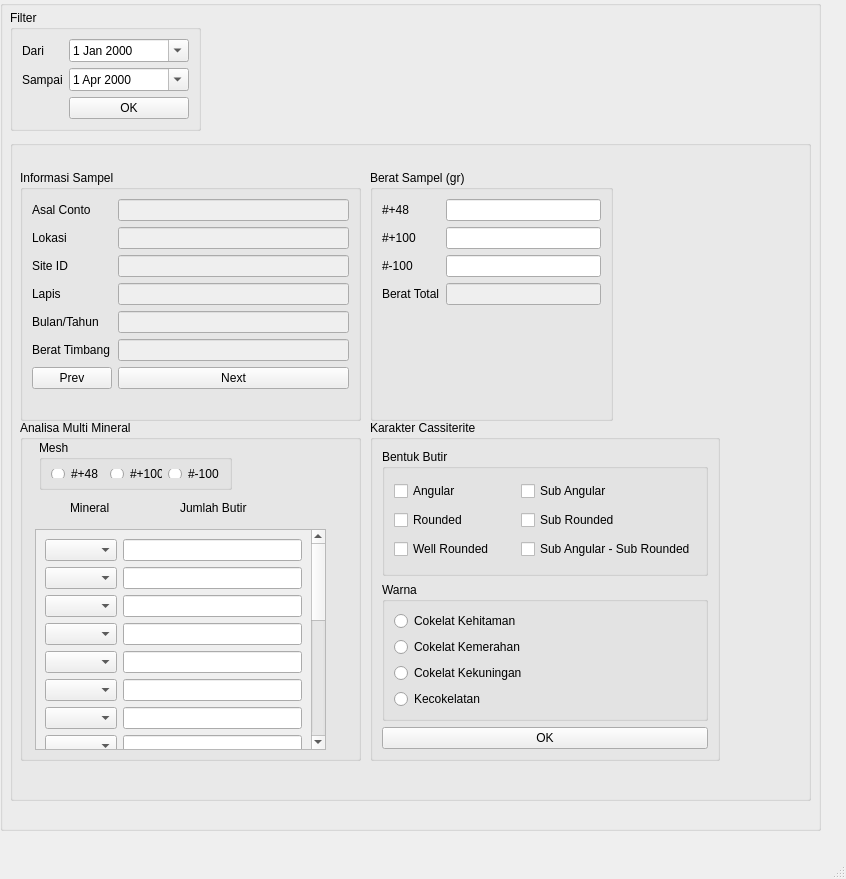
<?xml version="1.0" encoding="UTF-8"?>
<ui version="4.0">
 <class>MainWindow</class>
 <widget class="QMainWindow" name="MainWindow">
  <property name="geometry">
   <rect>
    <x>0</x>
    <y>0</y>
    <width>846</width>
    <height>879</height>
   </rect>
  </property>
  <property name="windowTitle">
   <string>MainWindow</string>
  </property>
  <widget class="QWidget" name="centralwidget">
   <widget class="QGroupBox" name="groupBox">
    <property name="geometry">
     <rect>
      <x>0</x>
      <y>0</y>
      <width>821</width>
      <height>831</height>
     </rect>
    </property>
    <property name="title">
     <string/>
    </property>
    <widget class="QGroupBox" name="mainGroup">
     <property name="geometry">
      <rect>
       <x>10</x>
       <y>140</y>
       <width>801</width>
       <height>661</height>
      </rect>
     </property>
     <property name="title">
      <string/>
     </property>
     <widget class="QGroupBox" name="groupBox_5">
      <property name="geometry">
       <rect>
        <x>360</x>
        <y>280</y>
        <width>350</width>
        <height>341</height>
       </rect>
      </property>
      <property name="title">
       <string>Karakter Cassiterite</string>
      </property>
      <layout class="QVBoxLayout" name="verticalLayout">
       <item>
        <widget class="QGroupBox" name="groupBox_6">
         <property name="title">
          <string>Bentuk Butir</string>
         </property>
         <layout class="QGridLayout" name="gridLayout">
          <item row="2" column="1">
           <widget class="QCheckBox" name="cbSR">
            <property name="text">
             <string>Sub Rounded</string>
            </property>
           </widget>
          </item>
          <item row="1" column="1">
           <widget class="QCheckBox" name="cbSA">
            <property name="text">
             <string>Sub Angular</string>
            </property>
           </widget>
          </item>
          <item row="1" column="0">
           <widget class="QCheckBox" name="cbA">
            <property name="text">
             <string>Angular</string>
            </property>
           </widget>
          </item>
          <item row="2" column="0">
           <widget class="QCheckBox" name="cbR">
            <property name="text">
             <string>Rounded</string>
            </property>
           </widget>
          </item>
          <item row="3" column="0">
           <widget class="QCheckBox" name="cbWR">
            <property name="text">
             <string>Well Rounded</string>
            </property>
           </widget>
          </item>
          <item row="3" column="1">
           <widget class="QCheckBox" name="cbSASR">
            <property name="text">
             <string>Sub Angular - Sub Rounded</string>
            </property>
           </widget>
          </item>
         </layout>
        </widget>
       </item>
       <item>
        <widget class="QGroupBox" name="groupBox_7">
         <property name="title">
          <string>Warna</string>
         </property>
         <layout class="QVBoxLayout" name="verticalLayout_2">
          <item>
           <widget class="QRadioButton" name="rbCH">
            <property name="text">
             <string>Cokelat Kehitaman</string>
            </property>
           </widget>
          </item>
          <item>
           <widget class="QRadioButton" name="rbCM">
            <property name="text">
             <string>Cokelat Kemerahan</string>
            </property>
           </widget>
          </item>
          <item>
           <widget class="QRadioButton" name="rbCK">
            <property name="text">
             <string>Cokelat Kekuningan</string>
            </property>
           </widget>
          </item>
          <item>
           <widget class="QRadioButton" name="rbC">
            <property name="text">
             <string>Kecokelatan</string>
            </property>
           </widget>
          </item>
         </layout>
        </widget>
       </item>
       <item>
        <widget class="QPushButton" name="btnOk">
         <property name="text">
          <string>OK</string>
         </property>
        </widget>
       </item>
      </layout>
     </widget>
     <widget class="QGroupBox" name="groupBox_3">
      <property name="geometry">
       <rect>
        <x>360</x>
        <y>30</y>
        <width>243</width>
        <height>251</height>
       </rect>
      </property>
      <property name="title">
       <string>Berat Sampel (gr)</string>
      </property>
      <layout class="QFormLayout" name="formLayout_2">
       <item row="0" column="0">
        <widget class="QLabel" name="label_7">
         <property name="text">
          <string>#+48</string>
         </property>
        </widget>
       </item>
       <item row="0" column="1">
        <widget class="QLineEdit" name="txtBrtP48"/>
       </item>
       <item row="1" column="0">
        <widget class="QLabel" name="label_8">
         <property name="text">
          <string>#+100</string>
         </property>
        </widget>
       </item>
       <item row="1" column="1">
        <widget class="QLineEdit" name="txtBrtP100"/>
       </item>
       <item row="2" column="0">
        <widget class="QLabel" name="label_9">
         <property name="text">
          <string>#-100</string>
         </property>
        </widget>
       </item>
       <item row="2" column="1">
        <widget class="QLineEdit" name="txtBrtM100"/>
       </item>
       <item row="3" column="0">
        <widget class="QLabel" name="label_10">
         <property name="text">
          <string>Berat Total</string>
         </property>
        </widget>
       </item>
       <item row="3" column="1">
        <widget class="QLineEdit" name="txtTotBrt">
         <property name="enabled">
          <bool>false</bool>
         </property>
        </widget>
       </item>
      </layout>
     </widget>
     <widget class="QGroupBox" name="groupBox_4">
      <property name="geometry">
       <rect>
        <x>10</x>
        <y>280</y>
        <width>341</width>
        <height>341</height>
       </rect>
      </property>
      <property name="title">
       <string>Analisa Multi Mineral</string>
      </property>
      <widget class="QScrollArea" name="scrollArea">
       <property name="geometry">
        <rect>
         <x>15</x>
         <y>109</y>
         <width>291</width>
         <height>221</height>
        </rect>
       </property>
       <property name="widgetResizable">
        <bool>true</bool>
       </property>
       <widget class="QWidget" name="scrollAreaWidgetContents">
        <property name="geometry">
         <rect>
          <x>0</x>
          <y>0</y>
          <width>272</width>
          <height>512</height>
         </rect>
        </property>
        <layout class="QFormLayout" name="formLayout_5">
         <item row="0" column="0">
          <widget class="QComboBox" name="cbM1"/>
         </item>
         <item row="0" column="1">
          <widget class="QLineEdit" name="leM01"/>
         </item>
         <item row="1" column="0">
          <widget class="QComboBox" name="cbM2"/>
         </item>
         <item row="1" column="1">
          <widget class="QLineEdit" name="leM02"/>
         </item>
         <item row="2" column="0">
          <widget class="QComboBox" name="cbM3"/>
         </item>
         <item row="2" column="1">
          <widget class="QLineEdit" name="leM03"/>
         </item>
         <item row="4" column="0">
          <widget class="QComboBox" name="cbM4"/>
         </item>
         <item row="4" column="1">
          <widget class="QLineEdit" name="leM04"/>
         </item>
         <item row="5" column="0">
          <widget class="QComboBox" name="cbM5"/>
         </item>
         <item row="5" column="1">
          <widget class="QLineEdit" name="leM05"/>
         </item>
         <item row="6" column="1">
          <widget class="QLineEdit" name="leM06"/>
         </item>
         <item row="7" column="0">
          <widget class="QComboBox" name="cbM7"/>
         </item>
         <item row="7" column="1">
          <widget class="QLineEdit" name="leM07"/>
         </item>
         <item row="8" column="0">
          <widget class="QComboBox" name="cbM8"/>
         </item>
         <item row="8" column="1">
          <widget class="QLineEdit" name="leM08"/>
         </item>
         <item row="9" column="0">
          <widget class="QComboBox" name="cbM9"/>
         </item>
         <item row="9" column="1">
          <widget class="QLineEdit" name="leM09"/>
         </item>
         <item row="10" column="0">
          <widget class="QComboBox" name="cbM10"/>
         </item>
         <item row="10" column="1">
          <widget class="QLineEdit" name="leM10"/>
         </item>
         <item row="11" column="0">
          <widget class="QComboBox" name="cbM11"/>
         </item>
         <item row="11" column="1">
          <widget class="QLineEdit" name="leM11"/>
         </item>
         <item row="12" column="0">
          <widget class="QComboBox" name="cbM12"/>
         </item>
         <item row="12" column="1">
          <widget class="QLineEdit" name="leM12"/>
         </item>
         <item row="13" column="0">
          <widget class="QComboBox" name="cbM13"/>
         </item>
         <item row="13" column="1">
          <widget class="QLineEdit" name="leM13"/>
         </item>
         <item row="14" column="0">
          <widget class="QComboBox" name="cbM14"/>
         </item>
         <item row="14" column="1">
          <widget class="QLineEdit" name="leM14"/>
         </item>
         <item row="15" column="0">
          <widget class="QComboBox" name="cbM15"/>
         </item>
         <item row="15" column="1">
          <widget class="QLineEdit" name="leM15"/>
         </item>
         <item row="16" column="0">
          <widget class="QComboBox" name="cbM16"/>
         </item>
         <item row="16" column="1">
          <widget class="QLineEdit" name="leM16"/>
         </item>
         <item row="17" column="0">
          <widget class="QComboBox" name="cbM17"/>
         </item>
         <item row="17" column="1">
          <widget class="QLineEdit" name="leM17"/>
         </item>
         <item row="18" column="0">
          <widget class="QComboBox" name="cbM18"/>
         </item>
         <item row="18" column="1">
          <widget class="QLineEdit" name="leM18"/>
         </item>
         <item row="19" column="0">
          <widget class="QComboBox" name="cbM19"/>
         </item>
         <item row="19" column="1">
          <widget class="QLineEdit" name="leM19"/>
         </item>
         <item row="6" column="0">
          <widget class="QComboBox" name="cbM6"/>
         </item>
        </layout>
       </widget>
      </widget>
      <widget class="QLabel" name="label_11">
       <property name="geometry">
        <rect>
         <x>50</x>
         <y>80</y>
         <width>44</width>
         <height>16</height>
        </rect>
       </property>
       <property name="text">
        <string>Mineral</string>
       </property>
       <property name="textFormat">
        <enum>Qt::AutoText</enum>
       </property>
      </widget>
      <widget class="QLabel" name="label_12">
       <property name="geometry">
        <rect>
         <x>160</x>
         <y>80</y>
         <width>75</width>
         <height>16</height>
        </rect>
       </property>
       <property name="text">
        <string>Jumlah Butir</string>
       </property>
      </widget>
      <widget class="QGroupBox" name="groupBox_mesh">
       <property name="geometry">
        <rect>
         <x>19</x>
         <y>20</y>
         <width>193</width>
         <height>50</height>
        </rect>
       </property>
       <property name="title">
        <string>Mesh</string>
       </property>
       <layout class="QHBoxLayout" name="horizontalLayout">
        <item>
         <widget class="QRadioButton" name="rbP48">
          <property name="text">
           <string>#+48</string>
          </property>
         </widget>
        </item>
        <item>
         <widget class="QRadioButton" name="rbP100">
          <property name="text">
           <string>#+100</string>
          </property>
         </widget>
        </item>
        <item>
         <widget class="QRadioButton" name="rbM100">
          <property name="text">
           <string>#-100</string>
          </property>
         </widget>
        </item>
       </layout>
      </widget>
     </widget>
     <widget class="QGroupBox" name="groupBox_2">
      <property name="geometry">
       <rect>
        <x>10</x>
        <y>30</y>
        <width>341</width>
        <height>251</height>
       </rect>
      </property>
      <property name="title">
       <string>Informasi Sampel</string>
      </property>
      <layout class="QFormLayout" name="formLayout">
       <item row="0" column="0">
        <widget class="QLabel" name="label">
         <property name="text">
          <string>Asal Conto</string>
         </property>
         <property name="alignment">
          <set>Qt::AlignLeading|Qt::AlignLeft|Qt::AlignVCenter</set>
         </property>
        </widget>
       </item>
       <item row="0" column="1">
        <widget class="QLineEdit" name="txtAsal">
         <property name="enabled">
          <bool>false</bool>
         </property>
        </widget>
       </item>
       <item row="1" column="0">
        <widget class="QLabel" name="label_2">
         <property name="text">
          <string>Lokasi</string>
         </property>
        </widget>
       </item>
       <item row="1" column="1">
        <widget class="QLineEdit" name="txtLok">
         <property name="enabled">
          <bool>false</bool>
         </property>
        </widget>
       </item>
       <item row="2" column="0">
        <widget class="QLabel" name="label_3">
         <property name="text">
          <string>Site ID</string>
         </property>
        </widget>
       </item>
       <item row="2" column="1">
        <widget class="QLineEdit" name="txtSiteID">
         <property name="enabled">
          <bool>false</bool>
         </property>
        </widget>
       </item>
       <item row="3" column="0">
        <widget class="QLabel" name="label_4">
         <property name="text">
          <string>Lapis</string>
         </property>
        </widget>
       </item>
       <item row="3" column="1">
        <widget class="QLineEdit" name="txtLapis">
         <property name="enabled">
          <bool>false</bool>
         </property>
        </widget>
       </item>
       <item row="4" column="0">
        <widget class="QLabel" name="label_5">
         <property name="text">
          <string>Bulan/Tahun</string>
         </property>
        </widget>
       </item>
       <item row="4" column="1">
        <widget class="QLineEdit" name="txtBulan">
         <property name="enabled">
          <bool>false</bool>
         </property>
        </widget>
       </item>
       <item row="5" column="0">
        <widget class="QLabel" name="label_6">
         <property name="text">
          <string>Berat Timbang</string>
         </property>
        </widget>
       </item>
       <item row="5" column="1">
        <widget class="QLineEdit" name="txtBrtTbg">
         <property name="enabled">
          <bool>false</bool>
         </property>
        </widget>
       </item>
       <item row="6" column="0">
        <widget class="QPushButton" name="btnPrev">
         <property name="text">
          <string>Prev</string>
         </property>
        </widget>
       </item>
       <item row="6" column="1">
        <widget class="QPushButton" name="btnNext">
         <property name="text">
          <string>Next</string>
         </property>
        </widget>
       </item>
      </layout>
     </widget>
    </widget>
    <widget class="QGroupBox" name="groupBox_8">
     <property name="geometry">
      <rect>
       <x>10</x>
       <y>10</y>
       <width>191</width>
       <height>121</height>
      </rect>
     </property>
     <property name="title">
      <string>Filter</string>
     </property>
     <layout class="QFormLayout" name="formLayout_3">
      <item row="0" column="0">
       <widget class="QLabel" name="label_13">
        <property name="text">
         <string>Dari</string>
        </property>
       </widget>
      </item>
      <item row="0" column="1">
       <widget class="QDateEdit" name="tglDari">
        <property name="calendarPopup">
         <bool>true</bool>
        </property>
       </widget>
      </item>
      <item row="1" column="0">
       <widget class="QLabel" name="label_14">
        <property name="text">
         <string>Sampai</string>
        </property>
       </widget>
      </item>
      <item row="2" column="1">
       <widget class="QPushButton" name="pushButton">
        <property name="text">
         <string>OK</string>
        </property>
       </widget>
      </item>
      <item row="1" column="1">
       <widget class="QDateEdit" name="tglSampai">
        <property name="dateTime">
         <datetime>
          <hour>0</hour>
          <minute>0</minute>
          <second>0</second>
          <year>2000</year>
          <month>4</month>
          <day>1</day>
         </datetime>
        </property>
        <property name="calendarPopup">
         <bool>true</bool>
        </property>
       </widget>
      </item>
     </layout>
    </widget>
   </widget>
  </widget>
  <widget class="QMenuBar" name="menubar">
   <property name="geometry">
    <rect>
     <x>0</x>
     <y>0</y>
     <width>846</width>
     <height>21</height>
    </rect>
   </property>
  </widget>
  <widget class="QStatusBar" name="statusbar"/>
 </widget>
 <resources/>
 <connections/>
</ui>
